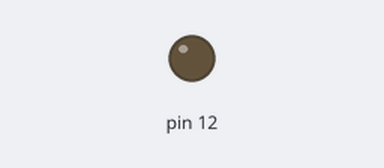
The sketch below on a simulated Arduino Uno, built with avr-gcc and run on an emulated ATmega328P. Parts: output pins drawn as LEDs (lit = HIGH).

Above: at 1.5 s.
At 7.91 s:
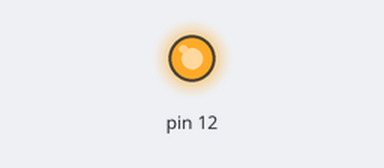
Timing chart, 0 to 9.9 s (numbered marks = the images above):
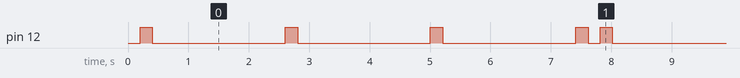

Measured:
- by itself, pin 12: repeats every 7.6 s: 2 × (LOW 2.2 s, HIGH 0.20 s), LOW 2.2 s, HIGH 0.21 s, LOW 0.20 s, HIGH 0.20 s
- by itself, everything shown: repeats every 7.6 s, in 8 steps

The sketch:

light.ino
```cpp
void setup() {
  // put your setup code here, to run once:
   pinMode(12,OUTPUT);
}

void loop() {
  // put your main code here, to run repeatedly:
   digitalWrite(12,LOW);
   delay(200);
   digitalWrite(12,HIGH);
   delay(2);
   digitalWrite(12,HIGH);
   delay(200);
   digitalWrite(12,LOW);
   delay(2000);
   digitalWrite(12,LOW);
   delay(200);
   digitalWrite(12,HIGH);
   delay(2);
   digitalWrite(12,HIGH);
   delay(2);
   digitalWrite(12,HIGH);
   delay(200);
   digitalWrite(12,LOW);
   delay(2000);
   digitalWrite(12,LOW);
   delay(200);
   digitalWrite(12,HIGH);
   delay(2);
   digitalWrite(12,HIGH);
   delay(200);
   digitalWrite(12,LOW);
   delay(2000);
   digitalWrite(12,LOW);
   delay(200);
   digitalWrite(12,HIGH);
   delay(2);
   digitalWrite(12,HIGH);
   delay(2);
   digitalWrite(12,HIGH);
   delay(2);
   digitalWrite(12,HIGH);
   delay(200);
   digitalWrite(12,LOW);
}
```
